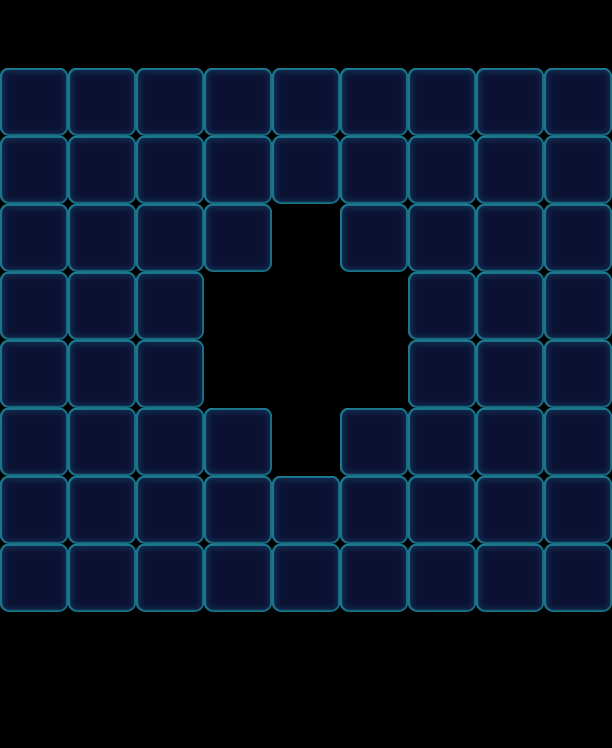

This game map was drawn from its Tiled (.tmx) file and the tilesets committed beside it. A one-line description and the trimmed map source follow:
An orthogonal 9x11 tile map with 68x68 px tiles, 1 tile layer (Valid), 2 tilesets and 82 objects (52x Monster, 12x Factory_Normal, 12x Ice, 6x Haze).

<map version="1.0" orientation="orthogonal" width="9" height="11" tilewidth="68" tileheight="68">
 <tileset firstgid="1" name="game_grid1" tilewidth="68" tileheight="68">
  <image source="game_grid1.png" width="68" height="68" />
 </tileset>
 <tileset firstgid="2" name="map" tilewidth="68" tileheight="68">
  <image source="map.png" width="1024" height="1024" />
 </tileset>
 <layer name="Valid" width="9" height="11">
  <data>[99 cells, 64 non-empty, 1 distinct tile ids]</data>
 </layer>
 <objectgroup name="BottomObj" width="9" height="11" />
 <objectgroup name="MiddleObj" width="9" height="11">
  <object name="44" type="Monster" gid="3" x="0" y="612">
   <properties>
    <property name="Color" value="Green" />
   </properties>
  </object>
  <object name="66" type="Monster" gid="17" x="0" y="544">
   <properties>
    <property name="Bubble" value="1" />
    <property name="Color" value="Purple" />
   </properties>
  </object>
  <object name="55" type="Monster" gid="19" x="0" y="476">
   <properties>
    <property name="Color" value="Yellow" />
   </properties>
  </object>
  <object name="33" type="Monster" gid="3" x="0" y="408">
   <properties>
    <property name="Color" value="Green" />
   </properties>
  </object>
  <object name="57" type="Monster" gid="18" x="204" y="612">
   <properties>
    <property name="Color" value="Pink" />
   </properties>
  </object>
  <object name="32" type="Monster" gid="2" x="272" y="612">
   <properties>
    <property name="Color" value="Blue" />
   </properties>
  </object>
  <object name="66" type="Monster" gid="17" x="136" y="612">
   <properties>
    <property name="Color" value="Purple" />
   </properties>
  </object>
  <object name="33" type="Monster" gid="3" x="204" y="544">
   <properties>
    <property name="Color" value="Green" />
   </properties>
  </object>
  <object name="57" type="Monster" gid="18" x="340" y="544">
   <properties>
    <property name="Color" value="Pink" />
   </properties>
  </object>
  <object name="32" type="Monster" gid="2" x="340" y="476">
   <properties>
    <property name="Bubble" value="1" />
    <property name="Color" value="Blue" />
   </properties>
  </object>
  <object name="65" type="Monster" gid="19" x="544" y="340">
   <properties>
    <property name="Color" value="Yellow" />
   </properties>
  </object>
  <object name="65" type="Monster" gid="19" x="340" y="612">
   <properties>
    <property name="Color" value="Yellow" />
   </properties>
  </object>
  <object name="76" type="Monster" gid="17" x="544" y="476">
   <properties>
    <property name="Bubble" value="1" />
    <property name="Color" value="Purple" />
   </properties>
  </object>
  <object name="57" type="Monster" gid="18" x="544" y="544">
   <properties>
    <property name="Color" value="Pink" />
   </properties>
  </object>
  <object name="65" type="Monster" gid="19" x="544" y="408">
   <properties>
    <property name="Color" value="Yellow" />
   </properties>
  </object>
  <object name="53" type="Monster" gid="18" x="408" y="272">
   <properties>
    <property name="Color" value="Pink" />
   </properties>
  </object>
  <object name="54" type="Monster" gid="3" x="544" y="612">
   <properties>
    <property name="Color" value="Green" />
   </properties>
  </object>
  <object name="75" type="Monster" gid="17" x="68" y="136">
   <properties>
    <property name="Color" value="Purple" />
   </properties>
  </object>
  <object name="32" type="Monster" gid="2" x="0" y="136">
   <properties>
    <property name="Bubble" value="1" />
    <property name="Color" value="Blue" />
   </properties>
  </object>
  <object name="45" type="Monster" gid="18" x="136" y="136">
   <properties>
    <property name="Color" value="Pink" />
   </properties>
  </object>
  <object name="32" type="Monster" gid="2" x="204" y="136">
   <properties>
    <property name="Color" value="Blue" />
   </properties>
  </object>
  <object name="55" type="Monster" gid="19" x="544" y="136">
   <properties>
    <property name="Color" value="Yellow" />
   </properties>
  </object>
  <object name="33" type="Monster" gid="3" x="340" y="136">
   <properties>
    <property name="Color" value="Green" />
   </properties>
  </object>
  <object name="32" type="Monster" gid="2" x="476" y="136">
   <properties>
    <property name="Color" value="Blue" />
   </properties>
  </object>
  <object name="35" type="Monster" gid="17" x="408" y="136">
   <properties>
    <property name="Bubble" value="1" />
    <property name="Color" value="Purple" />
   </properties>
  </object>
  <object name="44" type="Monster" gid="3" x="204" y="476">
   <properties>
    <property name="Bubble" value="1" />
    <property name="Color" value="Green" />
   </properties>
  </object>
  <object name="32" type="Monster" gid="2" x="68" y="612">
   <properties>
    <property name="Color" value="Blue" />
   </properties>
  </object>
  <object name="65" type="Monster" gid="19" x="476" y="612">
   <properties>
    <property name="Color" value="Yellow" />
   </properties>
  </object>
  <object name="33" type="Monster" gid="3" x="408" y="612">
   <properties>
    <property name="Bubble" value="1" />
    <property name="Color" value="Green" />
   </properties>
  </object>
  <object name="66" type="Monster" gid="17" x="136" y="408">
   <properties>
    <property name="Color" value="Purple" />
   </properties>
  </object>
  <object name="45" type="Monster" gid="18" x="68" y="408">
   <properties>
    <property name="Color" value="Pink" />
   </properties>
  </object>
  <object name="57" type="Monster" gid="18" x="136" y="272">
   <properties>
    <property name="Color" value="Pink" />
   </properties>
  </object>
  <object name="65" type="Monster" gid="19" x="204" y="272">
   <properties>
    <property name="Bubble" value="1" />
    <property name="Color" value="Yellow" />
   </properties>
  </object>
  <object name="33" type="Monster" gid="3" x="476" y="340">
   <properties>
    <property name="Color" value="Green" />
   </properties>
  </object>
  <object name="35" type="Monster" gid="17" x="408" y="340">
   <properties>
    <property name="Color" value="Purple" />
   </properties>
  </object>
  <object name="65" type="Monster" gid="19" x="340" y="204">
   <properties>
    <property name="Color" value="Yellow" />
   </properties>
  </object>
  <object name="33" type="Monster" gid="3" x="272" y="204">
   <properties>
    <property name="Color" value="Green" />
   </properties>
  </object>
  <object name="35" type="Monster" gid="17" x="204" y="204">
   <properties>
    <property name="Color" value="Purple" />
   </properties>
  </object>
  <object name="76" type="Monster" gid="17" x="544" y="204">
   <properties>
    <property name="Bubble" value="1" />
    <property name="Color" value="Purple" />
   </properties>
  </object>
  <object name="57" type="Monster" gid="18" x="544" y="272">
   <properties>
    <property name="Color" value="Pink" />
   </properties>
  </object>
  <object name="45" type="Monster" gid="18" x="0" y="204">
   <properties>
    <property name="Color" value="Pink" />
   </properties>
  </object>
  <object name="32" type="Monster" gid="2" x="0" y="272">
   <properties>
    <property name="Color" value="Blue" />
   </properties>
  </object>
  <object name="45" type="Monster" gid="18" x="408" y="408">
   <properties>
    <property name="Color" value="Pink" />
   </properties>
  </object>
  <object name="32" type="Monster" gid="2" x="408" y="476">
   <properties>
    <property name="Color" value="Blue" />
   </properties>
  </object>
  </objectgroup>
 <objectgroup color="#000000" name="TopObj" width="9" height="11">
  <!-- 24 objects omitted --></objectgroup>
 <objectgroup color="#00ff00" name="CeilObj" width="9" height="11">
  <!-- 6 objects omitted --></objectgroup>
</map>
<!-- 38 of 82 objects omitted -->
